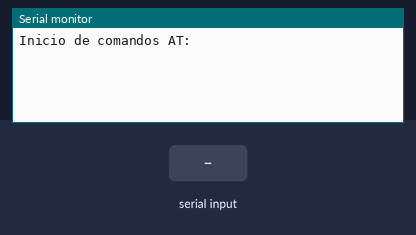
A sketch run on a simulated Arduino Uno, built with avr-gcc and run on an emulated ATmega328P. Parts: the last lines printed to the serial monitor. Inputs (shaded band) come from the test bench.

Above: at 1.2 s.
1.3 s: "1" received over the second serial link
At 2.4 s:
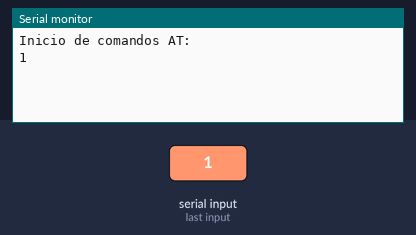
2.8 s: "0" received over the second serial link
At 3.5 s:
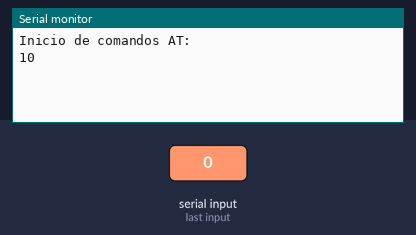

Measured:
- after the input at 1.3 s, the serial monitor: prints a new line at once (image 1)
- after the input at 2.8 s, the serial monitor: prints a new line at once (image 2)

The sketch:

confhc05.ino
```cpp
#include <SoftwareSerial.h>
SoftwareSerial serial2 (6,7); //(RX,TX)
void setup(){
 Serial.begin(9600);
 serial2.begin(38400);
 pinMode(8,OUTPUT);    //key
 digitalWrite(8,HIGH);
 Serial.println("Inicio de comandos AT: ");
 }
 void loop(){
  if(Serial.available())
  serial2.write(Serial.read());

  if(serial2.available())
  Serial.write(serial2.read());

 }
```
